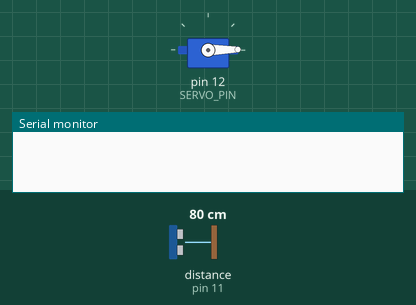
A sketch run on a simulated Arduino Uno, built with avr-gcc and run on an emulated ATmega328P. Parts: servo, the last lines printed to the serial monitor. Wiring (inferred from the names in the program): ultrasonic range finder: trigger pin 10; echo pin 11. Inputs (shaded band) come from the test bench; at power-on: distance to the obstacle (sensor on pin 11) 80 cm. The echo pulse lasts 58.3 µs per cm.

Above: at 1.2 s.
1.3 s: distance to the obstacle (sensor on pin 11) set to 7 cm
3.2 s: distance to the obstacle (sensor on pin 11) set to 4 cm
At 4.2 s:
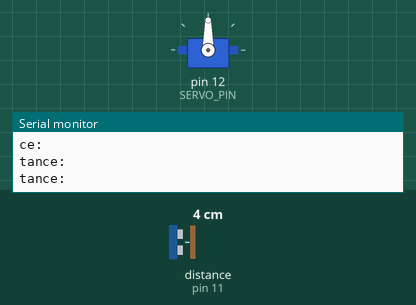
4.8 s: distance to the obstacle (sensor on pin 11) set to 250 cm
At 6.2 s:
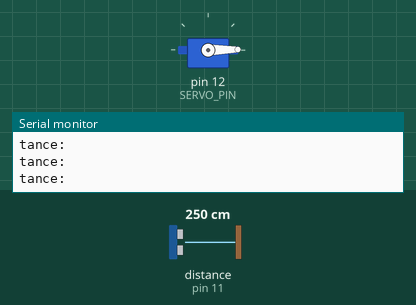
Timing chart, 0 to 7.8 s (numbered marks = the images above; inputs shaded):
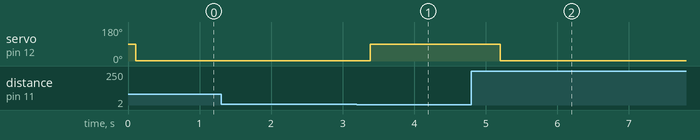

The sketch:

soapDispenser.ino
```cpp
#include <Servo.h>

#define US_TRIG 10
#define US_ECHO 11
#define SERVO_PIN 12

Servo servo;

void setup()
{
  // start serial
  Serial.begin(9600);

  // setup ultrasonic pins
  pinMode(US_TRIG, OUTPUT);
  pinMode(US_ECHO, INPUT);

  // setup servo pins
  servo.attach(SERVO_PIN);
}

void loop()
{
  int read = readUltrasonic();
  delay(100);
  if(read < 5)
  {
    servo.write(90);
    delay(500);
  }
  else
  {
    servo.write(1);
  }
}
```

readUltrasonic.ino
```cpp
int readUltrasonic() {
  // clear the trigger pin
  digitalWrite(US_TRIG, LOW);
  delayMicroseconds(2);

  // set the trigger pin to high for 10 microseconds
  digitalWrite(US_TRIG, HIGH);
  delayMicroseconds(10);
  digitalWrite(US_TRIG, LOW);

  // read the echo pin, returns the sound wave travel time in microseconds
  long duration = pulseIn(US_ECHO, HIGH);

  // calculate distance
  int distance = duration * 0.034 / 2;

  // print the distance
  Serial.println("Distance: " + distance);

  return distance;
}
```

Measured:
- the behaviour switches between 6 and 5 cm on distance to the obstacle (sensor on pin 11) (found by bisection; images 0 and 1)
- after the input at 3.2 s, servo on pin 12 (SERVO_PIN): 1° → 90° after 0.19 s
- after the input at 4.8 s, servo on pin 12 (SERVO_PIN): 90° → 1° after 0.41 s
